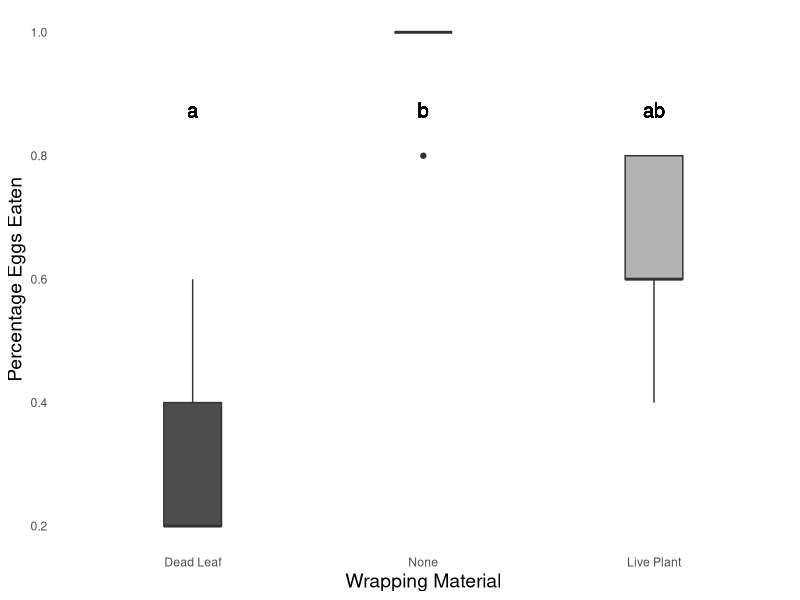

Recreate this plot in R.
## ---- chunk 1
knitr::opts_chunk$set(echo = TRUE) #for knitting the PDF
if (!require("ggplot2")) install.packages("ggplot2"); library(ggplot2) #for pretty plots
if (!require("rstatix")) install.packages("rstatix"); library(rstatix) #needed for the Dunn test
if (!require("tidyverse")) install.packages("tidyverse"); library(tidyverse) #a collection of different packages for data science, such as ggplot and dplyr. ALWAYS DO LAST!! 
## ---- chunk 2
predation_data <- read.csv("predation_data.csv") 

head(predation_data)
tail(predation_data)
summary(predation_data)
str(predation_data)
## ---- chunk 3
predation_data %>%
  group_by(Substrate) %>%
  summarise(shapiro_test = shapiro.test(Eggs.Eaten)$p.value)
## ---- chunk 4
kruskal.test(Eggs.Eaten ~ Substrate, data = predation_data)
## ---- chunk 5
dunn_result <- dunn_test(formula = Eggs.Eaten ~ Substrate, 
                         data = predation_data, 
                         p.adjust.method = "bonferroni")

dunn_result
## ---- chunk 6
ggplot(data=predation_data, aes(x=Substrate, y=Eggs.Eaten, fill=Substrate)) +
  geom_boxplot(width=0.25) +
  labs(x = "Wrapping Material", y = "Percentage Eggs Eaten") +
  theme_minimal() +
  scale_fill_manual(values = c("P" = "gray70", "L" = "gray30", "N" = "gray10")) + 
  scale_x_discrete(labels = c("P" = "Live Plant", "L" = "Dead Leaf", "N" = "None")) +
  theme(panel.grid.major = element_blank(),
        panel.grid.minor = element_blank(),
        axis.title.x = element_text(size=14),
        axis.title.y = element_text(size=14),
        legend.position = "none") +
geom_text(
    aes(x = 1, y = 0.85, label = "a"), 
    size = 5, vjust = -0.5) +  
  geom_text(
    aes(x = 2, y = 0.85, label = "b"), 
    size = 5, vjust = -0.5) +  
  geom_text(
    aes(x = 3, y = 0.85, label = "ab"), 
    size = 5, vjust = -0.5)
